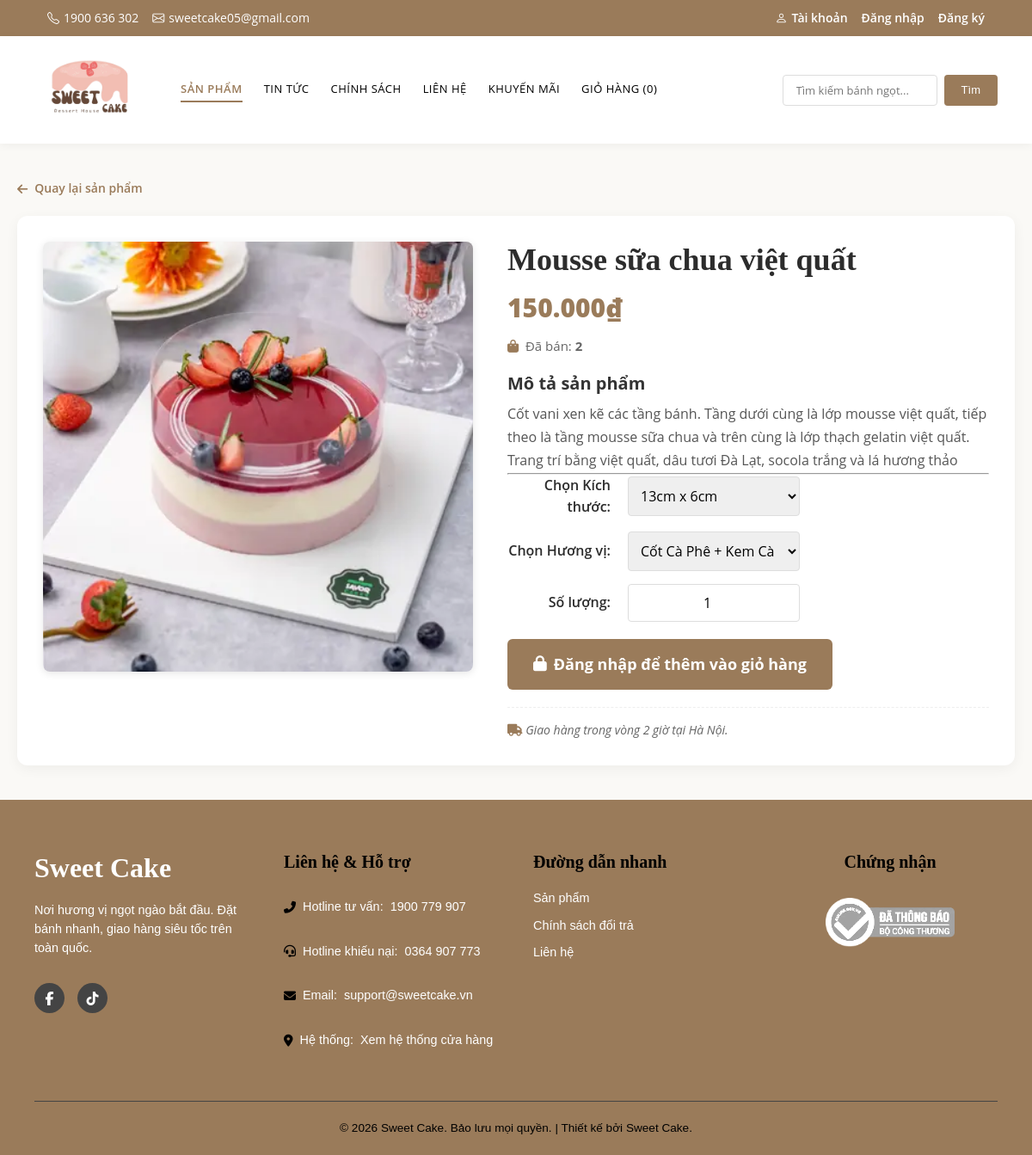
/khachhang/product-detail.php?id=42, run on the app's committed database.
### tables this page shows
CREATE TABLE `products` (
  `id` int(11) NOT NULL,
  `name` varchar(200) NOT NULL,
  `slug` varchar(200) DEFAULT NULL,
  `price` decimal(12,0) NOT NULL,
  `image` varchar(255) NOT NULL,
  `description` text DEFAULT NULL,
  `short_description` varchar(500) DEFAULT NULL,
  `category_id` int(11) DEFAULT NULL,
  `is_featured` tinyint(1) DEFAULT 0,
  `is_active` tinyint(1) DEFAULT 1,
  `created_at` datetime DEFAULT current_timestamp(),
  `updated_at` datetime DEFAULT current_timestamp() ON UPDATE current_timestamp()
);

### khachhang/product-detail.php (the view, shortened to what this page needs)
<?php
require_once 'connect.php';
$product_id = isset($_GET['id']) ? (int)$_GET['id'] : 0;
$stmt = $conn->prepare("SELECT id, name, price, description, image FROM products WHERE id = ? AND is_active = 1 LIMIT 1");
$stmt->bind_param("i", $product_id);
$stmt->execute();
$result = $stmt->get_result();
$product = $result->fetch_assoc();
$sold_stmt = $conn->prepare("SELECT COALESCE(SUM(oi.quantity), 0) AS total_sold FROM order_items oi JOIN orders o ON o.id = oi.order_id WHERE oi.product_id = ? AND o.status IN ('completed', 'delivered')");
$total_sold = 0;
if ($sold_stmt) {
    $sold_stmt->bind_param("i", $product_id);
    $sold_stmt->execute();
    $sold_row = $sold_stmt->get_result()->fetch_assoc();
    $total_sold = (int)($sold_row['total_sold'] ?? 0);
}
$sizes_result = $conn->query("SELECT name FROM sizes ORDER BY name ASC");
$available_sizes = $sizes_result ? $sizes_result->fetch_all(MYSQLI_ASSOC) : [];
$flavors_result = $conn->query("SELECT name FROM flavors ORDER BY name ASC");
$available_flavors = $flavors_result ? $flavors_result->fetch_all(MYSQLI_ASSOC) : [];
$isLoggedIn = isset($_SESSION['user_id']) && !empty($_SESSION['user_id']);
$loginReturnUrl = 'product-detail.php?id=' . $product_id;
?>
<!DOCTYPE html>
<html lang="vi">
<head>
    <link rel="stylesheet" href="style.css">
    <link rel="stylesheet" href="https://cdnjs.cloudflare.com/ajax/libs/font-awesome/6.5.0/css/all.min.css">
</head>
<body>
<?php include 'header.php'; ?>
<div class="container product-detail-page">
    <a href="products.php" class="back-link-top"><i class="fas fa-arrow-left"></i> Quay lại sản phẩm</a>
    <div class="product-detail-wrapper">
        <div class="product-image-area">
        <img src="../images/<?php echo htmlspecialchars($product['image']); ?>"
            alt="<?php echo htmlspecialchars($product['name']); ?>" class="main-product-img">
        </div>
        <div class="product-info-area">
            <h1><?php echo htmlspecialchars($product['name']); ?></h1>
            <p class="product-price"><?php echo number_format($product['price'], 0, ',', '.'); ?>₫</p>
            <p class="product-sold"><i class="fas fa-shopping-bag"></i> Đã bán: <strong><?php echo number_format($total_sold); ?></strong></p>
            <div class="product-description">
                <h2>Mô tả sản phẩm</h2>
                <p><?php echo nl2br(htmlspecialchars($product['description'])); ?></p>
            </div>
            <hr>
            <form id="add-to-cart-form" method="POST" action="add-to-cart.php">
                <div class="options-group">
                    <label for="size">Chọn Kích thước:</label>
                    <select name="size" id="size" required>
                        <?php foreach ($available_sizes as $size_row): ?>
                            <option value="<?php echo htmlspecialchars($size_row['name']); ?>">
                                <?php echo htmlspecialchars($size_row['name']); ?>
                            </option>
                        <?php endforeach; ?>
                    </select>
                </div>
                <div class="options-group">
                    <label for="flavor">Chọn Hương vị:</label>
                    <select name="flavor" id="flavor" required>
                        <?php foreach ($available_flavors as $flavor_row): ?>
                            <option value="<?php echo htmlspecialchars($flavor_row['name']); ?>">
                                <?php echo htmlspecialchars($flavor_row['name']); ?>
                            </option>
                        <?php endforeach; ?>
                    </select>
                </div>
                <div class="quantity-group">
                    <label for="quantity">Số lượng:</label>
                    <input type="number" name="quantity" id="quantity" value="1" min="1" required class="quantity-input">
                </div>
                <div class="action-buttons">
                    <?php if ($isLoggedIn): ?>
                    <button type="submit" class="btn-add-to-cart" name="action" value="cart">
                        <i class="fas fa-cart-plus"></i> Thêm vào giỏ hàng
                    </button>
                    <button type="button" class="btn-checkout" id="btn-order-now" title="Thêm vào giỏ và chuyển đến thanh toán">
                        <i class="fas fa-credit-card"></i> Đặt hàng
                    </button>
                    <?php else: ?>
                    <a href="login.php?return=<?php echo urlencode($loginReturnUrl); ?>" class="btn-add-to-cart" style="display:inline-flex;align-items:center;justify-content:center;gap:8px;text-decoration:none;">
                        <i class="fas fa-lock"></i> Đăng nhập để thêm vào giỏ hàng
                    </a>
                    <?php endif; ?>
                </div>
            </form>
            <div class="delivery-info">
                <i class="fas fa-truck"></i> Giao hàng trong vòng 2 giờ tại Hà Nội.
            </div>
        </div>
    </div>
</div>
<?php include 'footer.php'; ?>
</body>
</html>

### khachhang/style.css (style rules this page uses)
* { margin: 0; padding: 0; box-sizing: border-box; }
:root { --main-brown: #9a7b5a; --brown-light: #b0987a; --brown-dark-text: #5c4031; --brown-soft-text: #8a6b53; --light-beige: #faf9f6; --white: #ffffff; --text-black: #2c2c2c; }
body { font-family: 'Open Sans', 'Montserrat', sans-serif; background: var(--light-beige); color: var(--text-black); overflow-x: hidden; line-height: 1.6; }
h1, h2, h3, h4, h5, h6 { font-family: 'Open Sans', 'Montserrat', sans-serif; color: var(--text-black); margin: 0 0 12px 0; line-height: 1.2; }
h1 { font-size: 40px; font-weight: 700; }
h2 { font-size: 28px; font-weight: 700; color: var(--text-black); }
label { font-family: 'Open Sans', sans-serif; font-weight: 600; color: var(--text-black); }
input, textarea, select { font-family: 'Open Sans', sans-serif; }
.container { max-width: 1200px; margin: 0 auto; padding: 0 15px; }
.product-price { font-size: 20px; font-weight: 800; color: var(--main-brown); margin-bottom: 10px; margin-top: 5px; }

### khachhang/product-detail.php (style rules this page uses)
.product-detail-page { padding: 40px 20px; max-width: 1200px; margin: 0 auto; }
.back-link-top { display: inline-flex; align-items: center; gap: 8px; margin-bottom: 20px; color: var(--main-brown, #5D4037); font-weight: 600; text-decoration: none; font-size: 14px; }
.product-detail-wrapper { display: flex; gap: 40px; background: #fff; padding: 30px; border-radius: 12px; box-shadow: 0 4px 15px rgba(0,0,0,0.05); }
.product-image-area { flex: 0 0 500px; max-width: 50%; }
.main-product-img { width: 100%; height: 500px; object-fit: cover; border-radius: 8px; box-shadow: 0 2px 10px rgba(0,0,0,0.1); }
.product-info-area { flex-grow: 1; }
.product-info-area h1 { font-size: 36px; font-weight: 800; margin-bottom: 10px; color: var(--text-black); font-family: 'Playfair Display', serif; }
.product-price { font-size: 30px; font-weight: 800; color: var(--main-brown); margin-bottom: 8px; }
.product-sold { font-size: 15px; color: #666; margin-bottom: 20px; }
.product-sold i { color: var(--main-brown); margin-right: 4px; }
.product-description h2 { font-size: 20px; font-weight: 700; margin-top: 20px; margin-bottom: 10px; color: #333; }
.product-description p { line-height: 1.7; color: #555; font-size: 16px; }
.options-group, .quantity-group { margin-bottom: 15px; display: flex; align-items: center; gap: 20px; }
.options-group label, .quantity-group label { font-weight: 600; flex-basis: 120px; text-align: right; }
select, .quantity-input { padding: 10px; border: 1px solid #ddd; border-radius: 4px; font-size: 16px; flex-grow: 1; max-width: 200px; }
.quantity-input { width: 80px; text-align: center; }
.action-buttons { display: flex; gap: 12px; margin-top: 20px; flex-wrap: wrap; }
.btn-add-to-cart { background-color: var(--main-brown); color: var(--white); padding: 15px 30px; border: none; border-radius: 6px; font-weight: 700; font-size: 18px; cursor: pointer; transition: background-color 0.3s; display: flex; align-items: center; gap: 10px; }
.delivery-info { margin-top: 20px; padding-top: 15px; border-top: 1px dashed #eee; color: #666; font-size: 14px; font-style: italic; }
.delivery-info i { color: var(--main-brown); }

### data on the page
products: image (picture), name "Mousse sữa chua việt quất", price "150.000", description "Cốt vani xen kẽ các tầng bánh. Tầng dưới cùng là lớp mousse việt quất, tiếp theo là tầng mousse sữa chua và trên cùng là lớp thạch gelatin việt quất. Trang trí bằng việt quất, dâu tươi Đà Lạt, socola trắng và lá hương thảo"

### other printed values
$total_sold "2"
form field size "13cm x 6cm"
form field flavor "Cốt Cà Phê + Kem Cà Phê"
